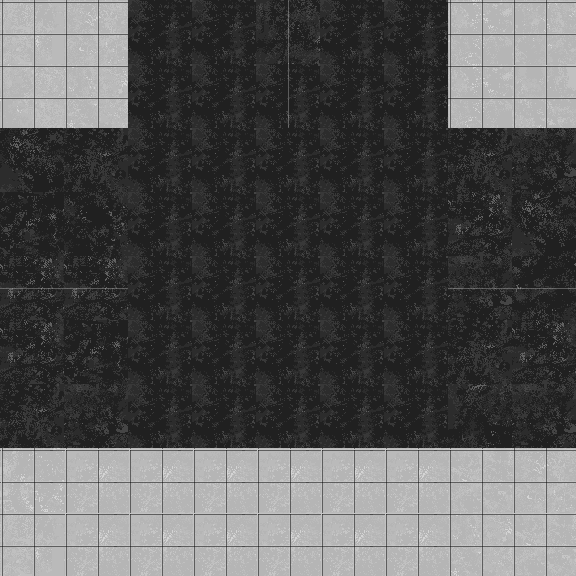

This is a level from a 2D game, rendered from its Tiled map with the project's own tilesets. A one-line summary and the complete map file follow:
An orthogonal 9x9 tile map with 64x64 px tiles, 1 tile layer (Tile Layer 1).

<map version="1.0" tiledversion="1.1.2" orientation="orthogonal" renderorder="right-down" width="9" height="9" tilewidth="64" tileheight="64" infinite="0" nextobjectid="1">
 <tileset firstgid="1" source="Road.tsx" />
 <layer name="Tile Layer 1" width="9" height="9">
  <data encoding="csv">
32,15,1,1,41,1,1,16,14,
31,23,1,1,33,1,1,16,8,
25,4,1,1,1,1,1,4,28,
2,19,1,1,1,1,1,27,25,
36,36,1,1,1,1,1,37,35,
27,2,1,1,1,1,1,4,27,
4,28,1,1,1,1,1,17,28,
21,5,5,5,5,5,5,7,15,
32,5,5,5,5,5,5,23,7
</data>
 </layer>
</map>
